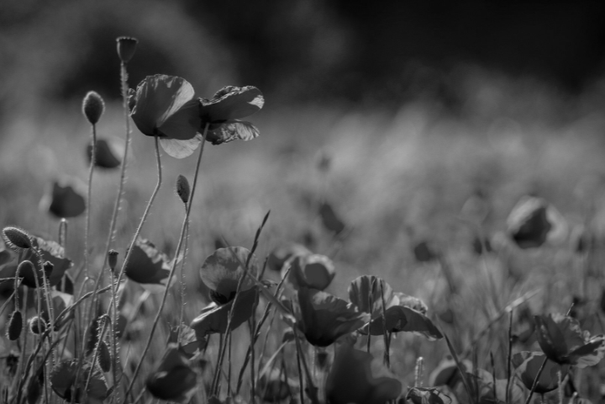
#> input picture Assignment/images/poppies.png, 605 x 404 px, shrunk from 720 x 480 before the run
$ jupyter execute --allow-errors DIP_assignment_2091295.ipynb
#> lines starting #> are read from the running program, lines starting #| are printed output that depends on the picture
Matthew Dacre 2091295

[cell 1]
import numpy as np
from skimage.exposure import match_histograms
from skimage.io import imread, imshow
from matplotlib import pyplot as plt
import cv2
from scipy import signal, stats

## Question 1.1

In order to match the histograms, the averages of the K convolutions are stored in q. At a pixel $x, y$, `q(x,y) = [k0..k6]`, if k = 6. It is then reshaped into an $(M \cdot N) \times K$ matrix, in order to be lexicographically sorted. The indeces of this lexicographic sorting are stored in `O`, where `O` is an $(M \cdot N) \times 1$ matrix, containing the ordered indices. The next step is to calculate the histogram of `im_target`, done using `np.bincount`, with `bins=256` to match the total intensity levels in the greyscale input image. Then, based on the bins obtained earlier, the pixels `O[start:end]` are given the `ith intensity value. This is then reshaped into the original images shape and returned.

[cell 2]
def exact_histogram_matching(im, im_target, K):

    '''
    Matches the histogram between im and im_target, using K filters.
    '''

    # Ensuring K <= 6
    if K > 6: K = 6

    # Setting up averaging filters w1 to w6, and storing in array filters
    w1 = np.array([[1]])
    t = 1/5
    w2 = t * np.array([[0, 1, 0], [1, 1, 1], [0, 1, 0]])
    t = 1/9
    w3 = t * np.ones((3, 3))
    t = 1/13
    w4 = t * np.array([[0, 0, 1, 0, 0], [0, 1, 1, 1, 0], [1, 1, 1, 1, 1], [0, 1, 1, 1, 0], [0, 0, 1, 0, 0]])
    t = 1/21
    w5 = t * np.array([[0, 1, 1, 1, 0], [1, 1, 1, 1, 1], [1, 1, 1, 1, 1], [1, 1, 1, 1, 1], [0, 1, 1, 1, 0]])
    t = 1/25
    w6 = t * np.ones((5,5))
    filters = np.array([w1, w2, w3, w4, w5, w6], dtype=object)

    # Initialising q
    q = np.zeros((im.shape[0], im.shape[1], K))

    # Runing convolution for each filter and storing in q
    for i in range(K):
        imc = signal.convolve2d(im, filters[i], mode="same")
        q[:, :, i] = imc

    #Reshaping q into NM by K
    q = q.reshape((im.shape[0]*im.shape[1], K))
    # Sorting lexographically into O
    O = np.lexsort(np.transpose(q)[:: -1])

    # Getting bin counts from the target image
    bins = np.bincount(np.reshape(im_target, im_target.shape[0] * im_target.shape[1]))
    im_out = np.zeros((q.shape[0], 1))

    # Assigning intensity values for pixels in output image
    count = 0
    for i in range(len(bins)):
        # Assigning intensity level i for the pixels determined by O
        im_out[O[count:count+bins[i]]] = i
        count += bins[i]

    # Reshaping output image into origional shape
    im_out = np.reshape(im_out, im.shape)

    return im_out

### Question 1.1.1

[cell 3]
# Reading in images

imPoppies = imread("images/poppies.png", as_gray=True)
#> imPoppies is the input picture: shape (404, 605); min 2, max 226, mean 78
imPoppiesTarget = imread("images/cherry_tree.png")
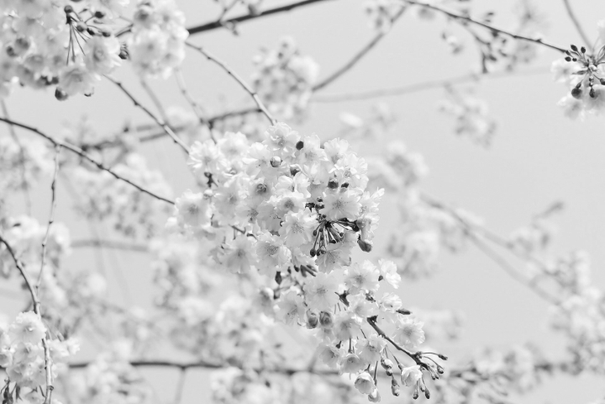
#> input picture Assignment/images/cherry_tree.png, 605 x 404 px, shrunk from 720 x 480 before the run
#> imPoppiesTarget is the input picture: shape (404, 605); min 8, max 255, mean 204.9

imHiddenHorse = imread("images/hidden-horse.tif", as_gray=True)
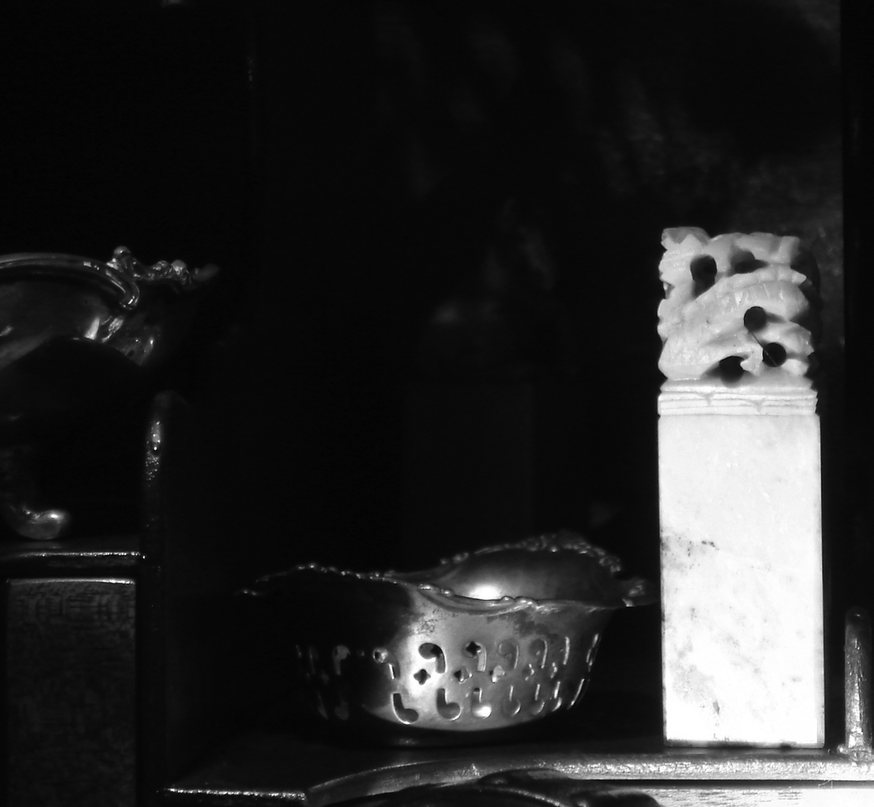
#> input picture Assignment/images/hidden-horse.tif, 874 x 807 px, shrunk from 1040 x 960 before the run
#> imHiddenHorse is the input picture: shape (807, 874); min 0, max 255, mean 42.7
imHiddenHorseTarget = imread("images/totem-poles.tif")
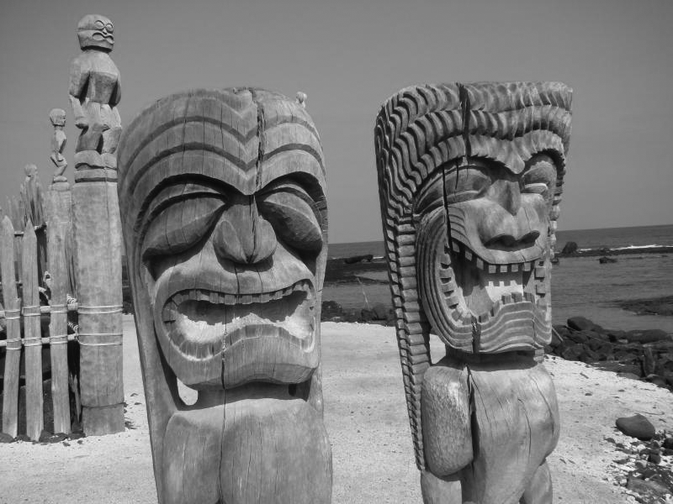
#> input picture Assignment/images/totem-poles.tif, 673 x 504 px, shrunk from 800 x 600 before the run
#> imHiddenHorseTarget is the input picture: shape (504, 673); min 4, max 254, mean 123.6

imRoad = imread("images/road_low_2.jpg", as_gray=True)
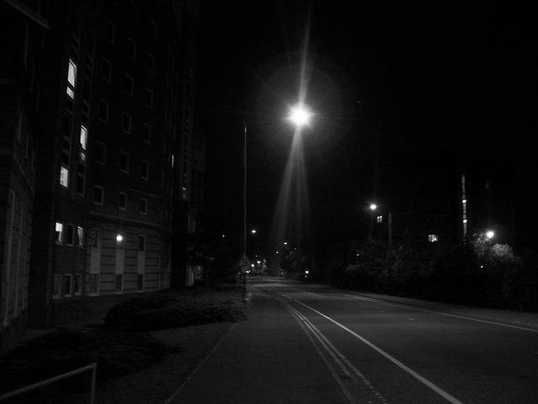
#> input picture Assignment/images/road_low_2.jpg, 538 x 404 px, shrunk from 640 x 480 before the run
#> imRoad is the input picture: shape (404, 538); min 0, max 255, mean 15.2
imRoadTarget = imread("images/national-archives-bld.tif", as_gray=True)
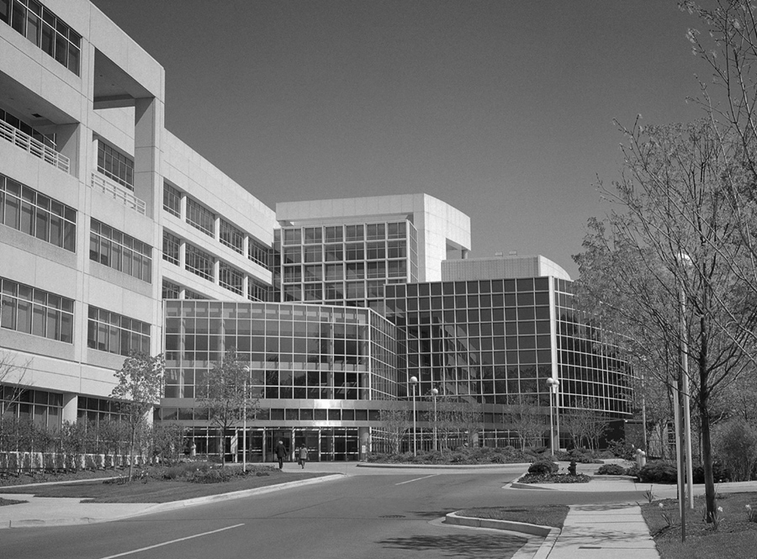
#> input picture Assignment/images/national-archives-bld.tif, 757 x 559 px, shrunk from 900 x 665 before the run
#> imRoadTarget is the input picture: shape (559, 757); min 0, max 255, mean 112.9

fig, axs = plt.subplots(3, 3, figsize=(20, 13))


# Setting axes details
axs[0, 0].set_title("Source")
axs[0, 1].set_title("Target")
axs[0, 2].set_title("Matched")
axs[0, 0].imshow(imPoppies, cmap="gray")
axs[0, 1].imshow(imPoppiesTarget, cmap="gray")
axs[0, 2].imshow(exact_histogram_matching(imPoppies, imPoppiesTarget, 6), cmap="gray")
#> in exact_histogram_matching, `bins = np.bincount(np.reshape(im_target, im_target.shape[0] * im_targe..`: bins = 256 values, max 13411 at index 218, min 0 at index 0, mean 954.8
#> the loop in exact_histogram_matching, `for i in range(len(bins)):` made 256 passes
#> count on passes 1 to 3: 0, 0, 0
#> after the loop in exact_histogram_matching, `for i in range(len(bins)):`: count = 244420
#> in exact_histogram_matching, `im_out = np.reshape(im_out, im.shape)`:
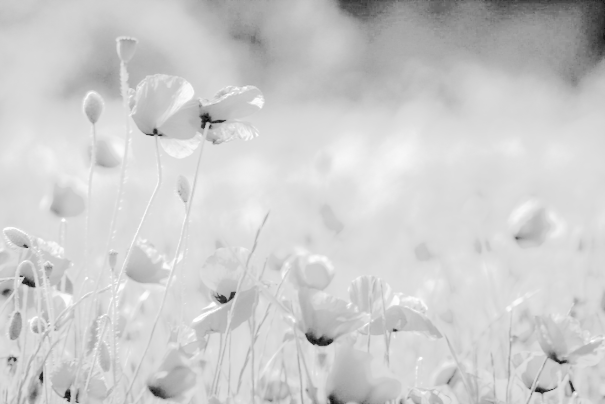
#> im_out: shape (404, 605) float64; min 8, max 255, mean 204.9
axs[0, 0].set_xticks([])
axs[0, 0].set_yticks([])
axs[0, 1].set_xticks([])
axs[0, 1].set_yticks([])
axs[0, 2].set_xticks([])
axs[0, 2].set_yticks([])

axs[1, 0].set_title("Source")
axs[1, 1].set_title("Target")
axs[1, 2].set_title("Matched")
axs[1, 0].imshow(imHiddenHorse, cmap="gray")
axs[1, 1].imshow(imHiddenHorseTarget, cmap="gray")
axs[1, 2].imshow(exact_histogram_matching(imHiddenHorse, imHiddenHorseTarget, 6), cmap="gray")
#> call 2 of exact_histogram_matching, with K = 6
#> in exact_histogram_matching (call 2), `bins = np.bincount(np.reshape(im_target, im_target.shape[0] * im_targe..`: bins = 255 values, max 6845 at index 134, min 0 at index 0, mean 1330.2
#> the loop in exact_histogram_matching (call 2), `for i in range(len(bins)):` made 255 passes
#> after the loop in exact_histogram_matching (call 2), `for i in range(len(bins)):`: count = 339192
#> in exact_histogram_matching (call 2), `im_out = np.reshape(im_out, im.shape)`:
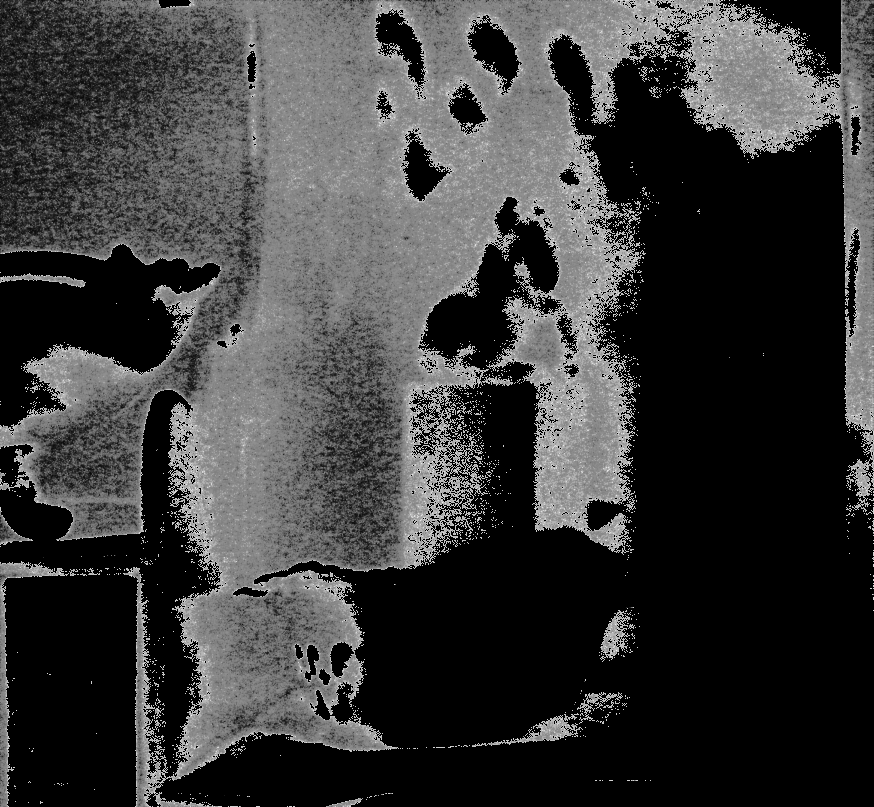
#> im_out: shape (807, 874) float64; min 0, max 254, mean 59.5
axs[1, 0].set_xticks([])
axs[1, 0].set_yticks([])
axs[1, 1].set_xticks([])
axs[1, 1].set_yticks([])
axs[1, 2].set_xticks([])
axs[1, 2].set_yticks([])

axs[2, 0].set_title("Source")
axs[2, 1].set_title("Target")
axs[2, 2].set_title("Matched")
axs[2, 0].imshow(imRoad, cmap="gray")
axs[2, 1].imshow(imRoadTarget, cmap="gray")
axs[2, 2].imshow(exact_histogram_matching(imRoad, imRoadTarget, 6), cmap="gray")
#> call 3 of exact_histogram_matching, with K = 6
#> in exact_histogram_matching (call 3), `bins = np.bincount(np.reshape(im_target, im_target.shape[0] * im_targe..`: bins = 256 values, max 5696 at index 110, min 6 at index 254, mean 1653
#> the loop in exact_histogram_matching (call 3), `for i in range(len(bins)):` made 256 passes
#> count on passes 1 to 3: 34, 43, 64
#> after the loop in exact_histogram_matching (call 3), `for i in range(len(bins)):`: count = 423163
#> in exact_histogram_matching (call 3), `im_out = np.reshape(im_out, im.shape)`:
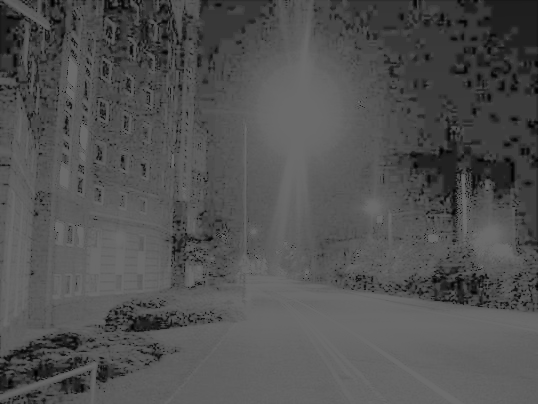
#> im_out: shape (404, 538) float64; min 0, max 107, mean 80.8
axs[2, 0].set_xticks([])
axs[2, 0].set_yticks([])
axs[2, 1].set_xticks([])
axs[2, 1].set_yticks([])
axs[2, 2].set_xticks([])
axs[2, 2].set_yticks([])


fig.set_facecolor("white")
fig.tight_layout()
plt.show()

Performing the same actions, but using `skimage.exposure.match_histograms`

[cell 4]
imPoppies = imread("images/poppies.png", as_gray=True)
imPoppiesTarget = imread("images/cherry_tree.png")

imHiddenHorse = imread("images/hidden-horse.tif", as_gray=True)
imHiddenHorseTarget = imread("images/totem-poles.tif")

imRoad = imread("images/road_low_2.jpg", as_gray=True)
imRoadTarget = imread("images/national-archives-bld.tif", as_gray=True)

fig, axs = plt.subplots(3, 3, figsize=(20, 13))


# Setting axes details
axs[0, 0].set_title("Source")
axs[0, 1].set_title("Target")
axs[0, 2].set_title("Matched")
axs[0, 0].imshow(imPoppies, cmap="gray")
axs[0, 1].imshow(imPoppiesTarget, cmap="gray")
axs[0, 2].imshow(match_histograms(imPoppies, imPoppiesTarget), cmap="gray")
axs[0, 0].set_xticks([])
axs[0, 0].set_yticks([])
axs[0, 1].set_xticks([])
axs[0, 1].set_yticks([])
axs[0, 2].set_xticks([])
axs[0, 2].set_yticks([])

axs[1, 0].set_title("Source")
axs[1, 1].set_title("Target")
axs[1, 2].set_title("Matched")
axs[1, 0].imshow(imHiddenHorse, cmap="gray")
axs[1, 1].imshow(imHiddenHorseTarget, cmap="gray")
axs[1, 2].imshow(match_histograms(imHiddenHorse, imHiddenHorseTarget), cmap="gray")
axs[1, 0].set_xticks([])
axs[1, 0].set_yticks([])
axs[1, 1].set_xticks([])
axs[1, 1].set_yticks([])
axs[1, 2].set_xticks([])
axs[1, 2].set_yticks([])

axs[2, 0].set_title("Source")
axs[2, 1].set_title("Target")
axs[2, 2].set_title("Matched")
axs[2, 0].imshow(imRoad, cmap="gray")
axs[2, 1].imshow(imRoadTarget, cmap="gray")
axs[2, 2].imshow(match_histograms(imRoad, imRoadTarget), cmap="gray")
axs[2, 0].set_xticks([])
axs[2, 0].set_yticks([])
axs[2, 1].set_xticks([])
axs[2, 1].set_yticks([])
axs[2, 2].set_xticks([])
axs[2, 2].set_yticks([])


fig.set_facecolor("white")
fig.tight_layout()
plt.show()
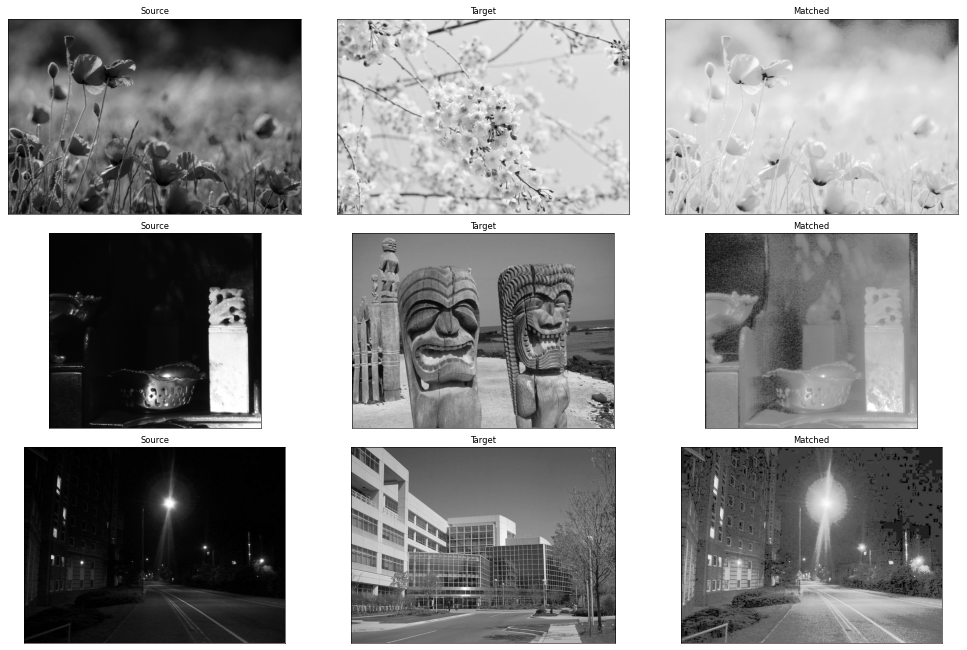
#> figure drawn by matplotlib, 9 panels

### Question 1.1.2

The image `poppies.png` has a histogram that peaks at a much lower intensity level than `cherry_tree.png`. By performing exact histogram matching between these two images, you would expect the output image to be much brighter, even partially over exposed.

The graphs shown below that the matched image's histogram matches the histogram of `cherry_tree.png` very well, which is expected from exact histogram matching.

[cell 5]
fig, axs = plt.subplots(3, 3, figsize=(12, 12))

#Getting images for analysis
imPoppies = imread("images/poppies.png", as_gray=True)
imPoppiesTarget = imread("images/cherry_tree.png", as_gray=True)
imMatched = exact_histogram_matching(imPoppies, imPoppiesTarget, 6)

#Plotting each images histograms
axs[0, 0].hist(np.reshape(imPoppies, imPoppies.shape[0] * imPoppies.shape[1]), bins=256)
axs[0, 0].set_title("Histogram of poppies.png")
cumPoppies = stats.cumfreq(np.reshape(imPoppies, imPoppies.shape[0] * imPoppies.shape[1]), numbins=256).cumcount
#> cumPoppies = 256 values from 2 to 244420
axs[0, 1].plot(cumPoppies)
axs[0, 1].set_title("Cumulative Histogram of poppies.png")
axs[0, 2].hist(np.reshape(imPoppies, imPoppies.shape[0] * imPoppies.shape[1]), bins=256)
axs[0,2].plot(cumPoppies)
axs[0, 2].set_title("Combined Graphs")

axs[1, 0].hist(np.reshape(imPoppiesTarget, imPoppiesTarget.shape[0] * imPoppiesTarget.shape[1]), bins=256)
axs[1, 0].set_title("Histogram of cherry_tree.png")
cumPoppiesTarget = stats.cumfreq(np.reshape(imPoppiesTarget, imPoppiesTarget.shape[0] * imPoppiesTarget.shape[1]), numbins=256).cumcount
#> cumPoppiesTarget = 256 values from 1 to 244420
axs[1, 1].plot(cumPoppiesTarget)
axs[1, 1].set_title("Cumulative Histogram of cherry_tree.png")
axs[1, 2].hist(np.reshape(imPoppiesTarget, imPoppiesTarget.shape[0] * imPoppiesTarget.shape[1]), bins=256)
axs[1,2].plot(cumPoppiesTarget)
axs[1, 2].set_title("Combined Graphs")

axs[2, 0].hist(np.reshape(imMatched, imMatched.shape[0] * imMatched.shape[1]), bins=256)
axs[2, 0].set_title("Histogram of matched image")
cumMatched = stats.cumfreq(np.reshape(imMatched, imMatched.shape[0] * imMatched.shape[1]), numbins=256).cumcount
#> cumMatched = 256 values from 1 to 244420
axs[2, 1].plot(cumMatched)
axs[2, 1].set_title("Cumulative Histogram of matched image")
axs[2, 2].hist(np.reshape(imMatched, imMatched.shape[0] * imMatched.shape[1]), bins=256)
axs[2,2].plot(cumMatched)
axs[2, 2].set_title("Combined Graphs")


# Removing axes
axs[0, 0].set_xticks([])
axs[0, 0].set_yticks([])
axs[0, 1].set_xticks([])
axs[0, 1].set_yticks([])
axs[0, 2].set_xticks([])
axs[0, 2].set_yticks([])

axs[1, 0].set_xticks([])
axs[1, 0].set_yticks([])
axs[1, 1].set_xticks([])
axs[1, 1].set_yticks([])
axs[1, 2].set_xticks([])
axs[1, 2].set_yticks([])

axs[2, 0].set_xticks([])
axs[2, 0].set_yticks([])
axs[2, 1].set_xticks([])
axs[2, 1].set_yticks([])
axs[2, 2].set_xticks([])
axs[2, 2].set_yticks([])


fig.set_facecolor("white")
fig.tight_layout()
plt.show()
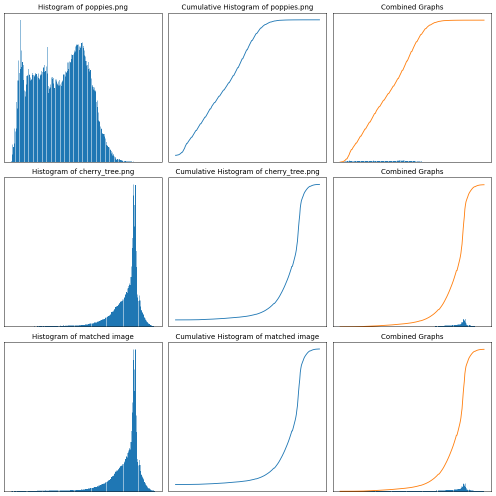
#> figure drawn by matplotlib, 9 panels
